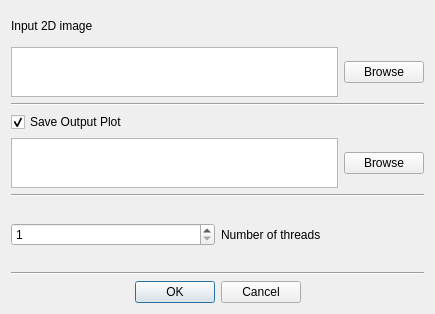
<?xml version="1.0" encoding="UTF-8"?>
<ui version="4.0">
 <class>NewDialog</class>
 <widget class="QDialog" name="NewDialog">
  <property name="geometry">
   <rect>
    <x>0</x>
    <y>0</y>
    <width>435</width>
    <height>314</height>
   </rect>
  </property>
  <property name="windowTitle">
   <string>New FFT From Image</string>
  </property>
  <layout class="QGridLayout" name="gridLayout_2">
   <item row="0" column="0">
    <layout class="QGridLayout" name="gridLayout">
     <item row="1" column="0">
      <layout class="QHBoxLayout" name="horizontalLayout">
       <property name="sizeConstraint">
        <enum>QLayout::SetDefaultConstraint</enum>
       </property>
       <item>
        <widget class="QPlainTextEdit" name="plainTextEdit">
         <property name="maximumSize">
          <size>
           <width>3464356</width>
           <height>50</height>
          </size>
         </property>
         <property name="sizeAdjustPolicy">
          <enum>QAbstractScrollArea::AdjustIgnored</enum>
         </property>
         <property name="lineWrapMode">
          <enum>QPlainTextEdit::WidgetWidth</enum>
         </property>
        </widget>
       </item>
       <item>
        <widget class="QPushButton" name="pushButton">
         <property name="text">
          <string>Browse</string>
         </property>
        </widget>
       </item>
      </layout>
     </item>
     <item row="3" column="0">
      <widget class="QCheckBox" name="checkBox">
       <property name="text">
        <string>Save Output Plot</string>
       </property>
       <property name="checked">
        <bool>true</bool>
       </property>
      </widget>
     </item>
     <item row="2" column="0">
      <widget class="Line" name="line_4">
       <property name="orientation">
        <enum>Qt::Horizontal</enum>
       </property>
      </widget>
     </item>
     <item row="0" column="0">
      <widget class="QLabel" name="label">
       <property name="text">
        <string>Input 2D image</string>
       </property>
      </widget>
     </item>
     <item row="6" column="0">
      <layout class="QHBoxLayout" name="horizontalLayout_3">
       <property name="topMargin">
        <number>20</number>
       </property>
       <property name="bottomMargin">
        <number>20</number>
       </property>
       <item>
        <widget class="QSpinBox" name="spinBox">
         <property name="minimum">
          <number>1</number>
         </property>
        </widget>
       </item>
       <item>
        <widget class="QLabel" name="label_2">
         <property name="text">
          <string>Number of threads</string>
         </property>
        </widget>
       </item>
      </layout>
     </item>
     <item row="8" column="0">
      <widget class="QDialogButtonBox" name="buttonBox">
       <property name="orientation">
        <enum>Qt::Horizontal</enum>
       </property>
       <property name="standardButtons">
        <set>QDialogButtonBox::Cancel|QDialogButtonBox::Ok</set>
       </property>
       <property name="centerButtons">
        <bool>true</bool>
       </property>
      </widget>
     </item>
     <item row="5" column="0">
      <widget class="Line" name="line">
       <property name="orientation">
        <enum>Qt::Horizontal</enum>
       </property>
      </widget>
     </item>
     <item row="4" column="0">
      <layout class="QHBoxLayout" name="horizontalLayout_2">
       <item>
        <widget class="QPlainTextEdit" name="plainTextEdit_2">
         <property name="maximumSize">
          <size>
           <width>16777215</width>
           <height>50</height>
          </size>
         </property>
        </widget>
       </item>
       <item>
        <widget class="QPushButton" name="pushButton_2">
         <property name="text">
          <string>Browse</string>
         </property>
        </widget>
       </item>
      </layout>
     </item>
     <item row="7" column="0">
      <widget class="Line" name="line_2">
       <property name="orientation">
        <enum>Qt::Horizontal</enum>
       </property>
      </widget>
     </item>
    </layout>
   </item>
  </layout>
 </widget>
 <resources/>
 <connections>
  <connection>
   <sender>buttonBox</sender>
   <signal>accepted()</signal>
   <receiver>NewDialog</receiver>
   <slot>accept()</slot>
   <hints>
    <hint type="sourcelabel">
     <x>248</x>
     <y>254</y>
    </hint>
    <hint type="destinationlabel">
     <x>157</x>
     <y>274</y>
    </hint>
   </hints>
  </connection>
  <connection>
   <sender>buttonBox</sender>
   <signal>rejected()</signal>
   <receiver>NewDialog</receiver>
   <slot>reject()</slot>
   <hints>
    <hint type="sourcelabel">
     <x>316</x>
     <y>260</y>
    </hint>
    <hint type="destinationlabel">
     <x>286</x>
     <y>274</y>
    </hint>
   </hints>
  </connection>
 </connections>
</ui>
